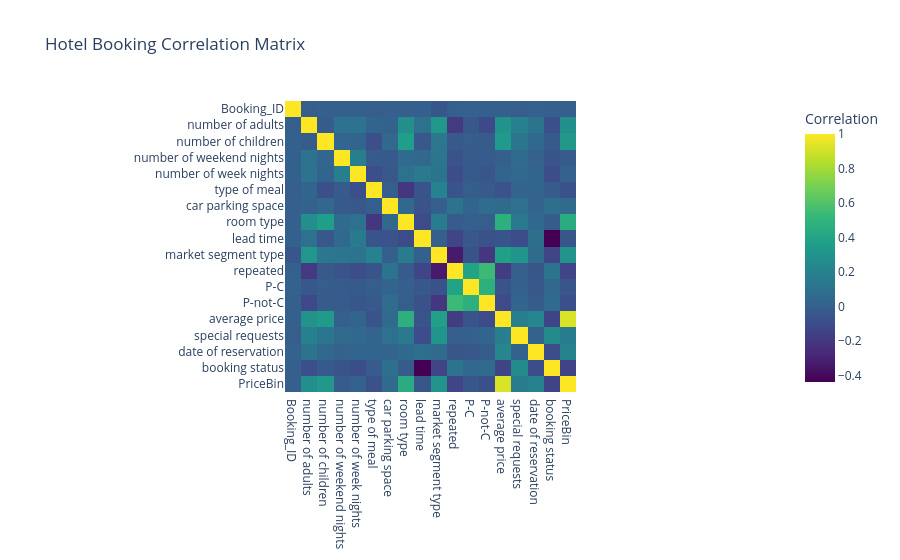

Notebook cell for this chart:
### Markdown cell above
Observation : The histogram images indicate that several of the hotel booking variables exhibit the phenomenon of many variables taking different shapes.

### Code cell
import pandas as pd
import plotly.express as pltx

# Convert categorical columns into numerical codes
for col in df.select_dtypes(include=['object', 'category']).columns:
    df[col] = pd.Categorical(df[col]).codes

# Calculate correlation
df_correlation = df.corr(numeric_only=True)

# Create correlation heatmap
fig = pltx.imshow(
    df_correlation,
    title="Hotel Booking Correlation Matrix",
    labels=dict(color="Correlation"),
    color_continuous_scale="Viridis"
)

fig.show()

### Figure 1 — Plotly figure (JSON) as saved in the notebook; plotly's stock layout.template omitted (floating-point values rounded to 4 significant figures; data arrays with more than 128 entries replaced by an {"elided": "..."} marker saying what was removed)
{"data": [{"coloraxis": "coloraxis", "hovertemplate": "x: %{x}<br>y: %{y}<br>Correlation: %{z}<extra></extra>", "name": "0", "type": "heatmap", "x": ["Booking_ID", "number of adults", "number of children", "number of weekend nights", "number of week nights", "type of meal", "car parking space", "room type", "lead time", "market segment type", "repeated", "P-C", "P-not-C", "average price", "special requests", "date of reservation", "booking status", "PriceBin"], "xaxis": "x", "y": ["Booking_ID", "number of adults", "number of children", "number of weekend nights", "number of week nights", "type of meal", "car parking space", "room type", "lead time", "market segment type", "repeated", "P-C", "P-not-C", "average price", "special requests", "date of reservation", "booking status", "PriceBin"], "yaxis": "y", "z": {"elided": "18x18 float values"}}], "layout": {"coloraxis": {"autocolorscale": false, "colorbar": {"title": {"text": "Correlation"}}, "colorscale": [[0, "#440154"], [0.1111, "#482878"], [0.2222, "#3e4989"], [0.3333, "#31688e"], [0.4444, "#26828e"], [0.5556, "#1f9e89"], [0.6667, "#35b779"], [0.7778, "#6ece58"], [0.8889, "#b5de2b"], [1, "#fde725"]]}, "title": {"text": "Hotel Booking Correlation Matrix"}, "xaxis": {"anchor": "y", "constrain": "domain", "domain": [0, 1], "scaleanchor": "y"}, "yaxis": {"anchor": "x", "autorange": "reversed", "constrain": "domain", "domain": [0, 1]}}}
